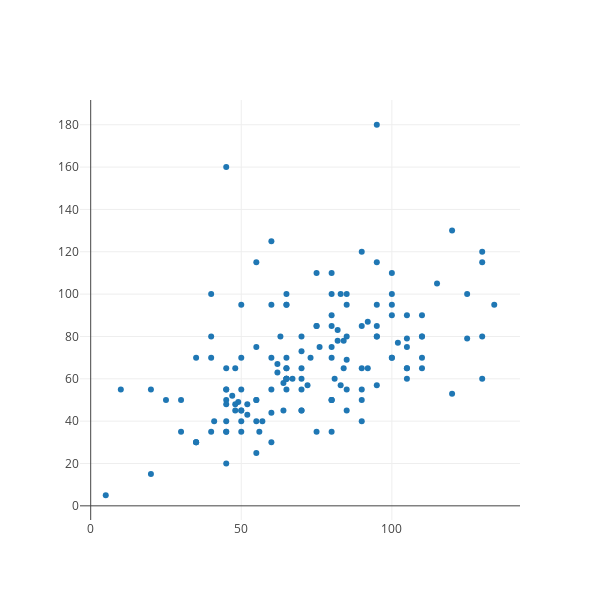

The notebook cell this image was saved under:
### Code cell
trace0 = Scatter(x=df['Attack'],
                y=df['Defense'],
                mode='markers',
                text=df['Name'])

data = [trace0]
layout = Layout(showlegend=False,
               height=600,
               width=600)
fig = dict(data=data, layout=layout)
iplot(fig)

### Figure 1 — Plotly figure (JSON) as saved in the notebook; plotly's stock layout.template omitted (floating-point values rounded to 4 significant figures; data arrays with more than 128 entries replaced by an {"elided": "..."} marker saying what was removed)
{"data": [{"mode": "markers", "text": {"elided": "151 str values"}, "type": "scatter", "uid": "b0eec850-d30c-11e8-942f-8c85902317ea", "x": {"elided": "151 int values"}, "y": {"elided": "151 int values"}}], "layout": {"height": 600, "showlegend": false, "width": 600}}
